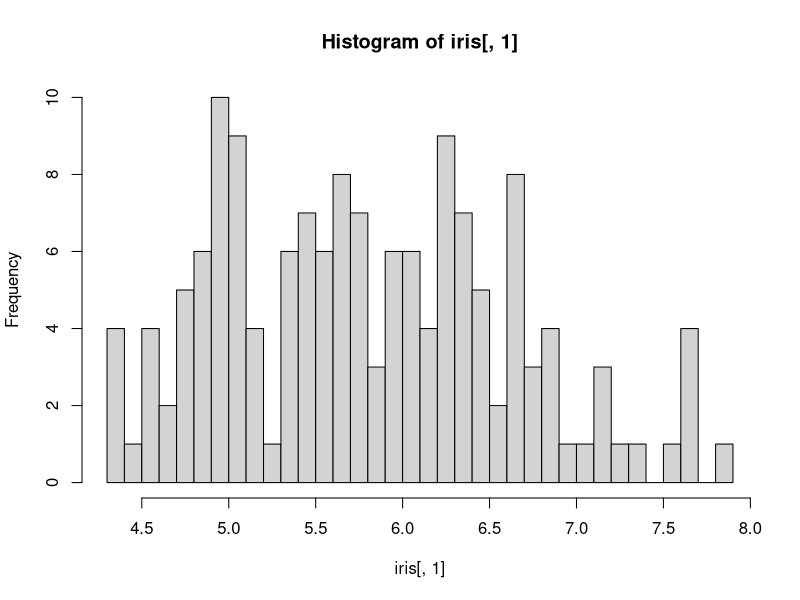

R code for this plot:
##############  Week #2 1D analysis

data(iris)
hist(iris[,1],30) 


##### MATHEMATICAL STATISTICS WAY OF COMPUTING MEANS WITH 95% CONFIDENCE

a_obs<-mean(iris[,1]) # 5.843333
sd_obs<-sd(iris[,1]) # 0.8280661
sd_mathstat<-sd_obs/sqrt(nrow(iris))

math_stat_mean_95p<-c(a_obs-1.96*sd_mathstat,a_obs+1.96*sd_mathstat)
# the above calculates the range of means with 95% confidence using 
# mathematical Statistics approach


##### BOOTSTRAPPING TO COMPUTE MEANS WITH 95% CONFIDENCE



irisone<-iris[,1]
sampleIndex<-matrix(0,nrow=150,ncol=5000)

for (i in 1:5000){
        
        sampleIndex[,i]<- sample(1:150,150,replace=TRUE)
        
}

sampleValues<-matrix(0,nrow=150,ncol=5000)

for (i in 1:5000){
        
        sampleValues[,i]<- irisone[sampleIndex[,i]]
        
}

sampleMeans<-colMeans(sampleValues)


### WAY #1 PIVOTAL  METHOD

avg_sampleMeans<-mean(sampleMeans)
sd_sampleMeans<-sd(sampleMeans)
bootstrap_pivotal_mean_95p<-c(avg_sampleMeans-1.96*sd_sampleMeans,avg_sampleMeans+1.96*sd_sampleMeans)

### WAY #2 NON-PIVOTAL  METHOD
sortedSampleMeans<-sort(sampleMeans)

bootstrap_nonpivotal_mean_95p<-c(sortedSampleMeans[126],sortedSampleMeans[4875])
